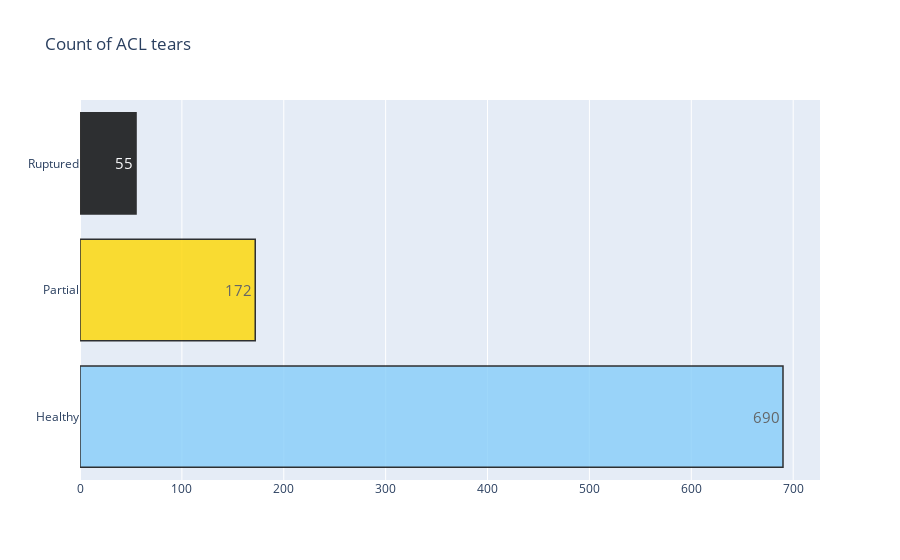
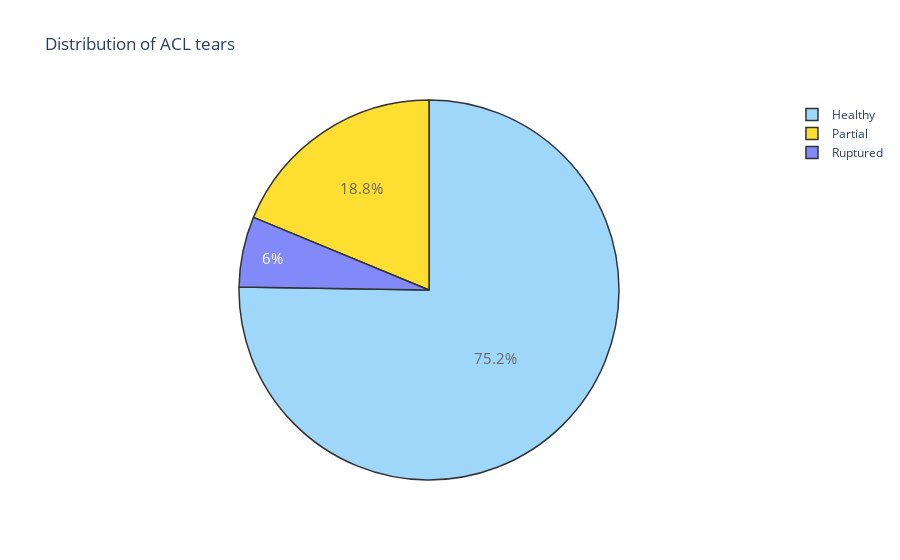

Notebook cell for these charts, in order:
### Code cell
target_count()
target_percent()

### Figure 1 — Plotly figure (JSON) as saved in the notebook; plotly's stock layout.template omitted (floating-point values rounded to 4 significant figures)
{"data": [{"marker": {"color": ["lightskyblue", "gold"], "line": {"color": "#000000", "width": 1.5}}, "opacity": 0.8, "orientation": "h", "text": ["690", "172", "55"], "textfont": {"size": 15}, "textposition": "auto", "type": "bar", "x": [690, 172, 55], "y": ["Healthy", "Partial", "Ruptured"]}], "layout": {"title": {"text": "Count of ACL tears"}}}

### Figure 2 — Plotly figure (JSON) as saved in the notebook; plotly's stock layout.template omitted (floating-point values rounded to 4 significant figures)
{"data": [{"labels": ["Healthy", "Partial", "Ruptured"], "marker": {"colors": ["lightskyblue", "gold"], "line": {"color": "#000000", "width": 1.5}}, "opacity": 0.8, "textfont": {"size": 15}, "type": "pie", "values": [690, 172, 55]}], "layout": {"title": {"text": "Distribution of ACL tears"}}}
